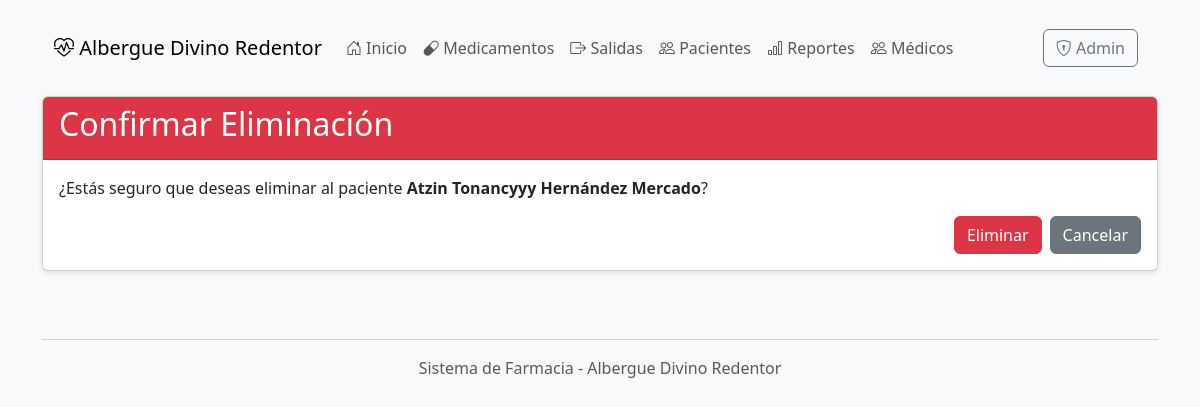
The page /pacientes/eliminar/1/ on the database as committed earlier.
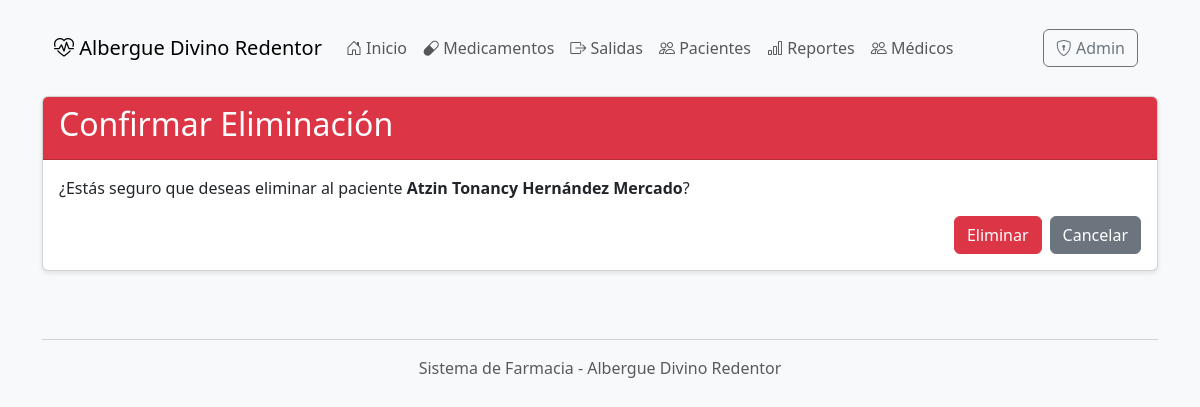
The same page on the database as committed later.
### farmacia/models.py (models this page shows, shortened)
class Paciente(models.Model):
    id = models.AutoField(primary_key=True)
    nombre = models.CharField(max_length=200)
    apellidos = models.CharField(max_length=200)
    fecha_registro = models.DateTimeField(auto_now_add=True)
    class Meta:
        verbose_name = "Paciente"
        verbose_name_plural = "Pacientes"

### farmacia/views.py (the view)
# urls.py: path('pacientes/eliminar/<int:id>/', views.paciente_eliminar, name='paciente_eliminar'),
def paciente_eliminar(request, id):
    paciente = get_object_or_404(Paciente, pk=id)
    if request.method == 'POST':
        paciente.delete()
        messages.success(request, 'Paciente eliminado correctamente')
        return redirect('pacientes')
    context = {
        'paciente': paciente
    }
    return render(request, 'delete/paciente_eliminar.html', context)

### farmacia/templates/delete/paciente_eliminar.html (shortened to what this page needs)
{% extends 'base.html' %}
{% block content %}
<div class="card">
    <div class="card-header bg-danger text-white">
        <h2>Confirmar Eliminación</h2>
    </div>
    <div class="card-body">
        <p>¿Estás seguro que deseas eliminar al paciente <strong>{{ paciente.nombre }} {{ paciente.apellidos }}</strong>?</p>
        <form method="post">
            <div class="d-grid gap-2 d-md-flex justify-content-md-end">
                <button type="submit" class="btn btn-danger">Eliminar</button>
                <a href="{% url 'pacientes' %}" class="btn btn-secondary">Cancelar</a>
            </div>
        </form>
    </div>
</div>
{% endblock %}

Rows that differ between the two databases and show on the page:
changed Paciente "Hernández Mercado": nombre "Atzin Tonancyyy" → "Atzin Tonancy"
